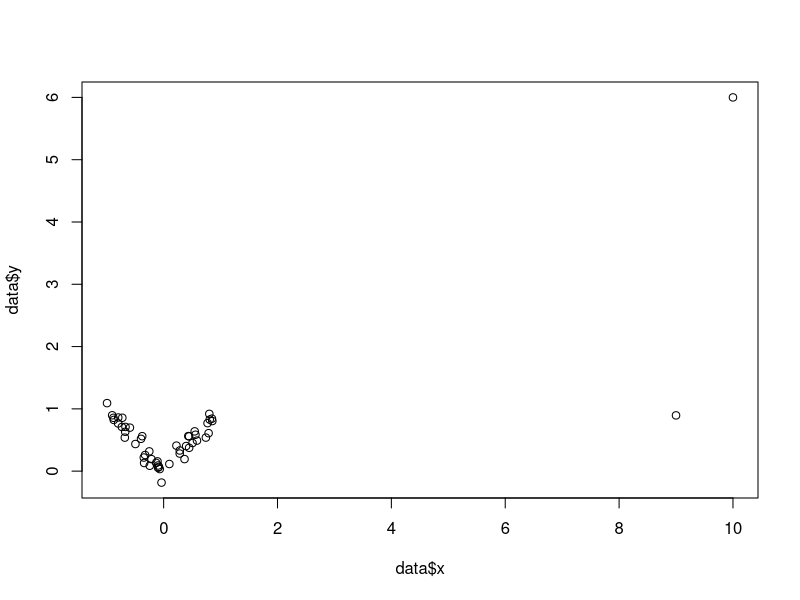

This figure's R source:
# 1 hinge
x=runif(500,min=-1,max=1)
y=x^2+rnorm(500,0,1/4)
data1=data.frame(x,y)
lm1<-lm(y~x,data=data1)
coef(lm1)
sum(lm1$residuals^2)

x=runif(500,min=0,max=pi)
y=sin(x)+rnorm(500,0,1/20)
data2=data.frame(x,y)
lm2<-lm(y~x,data=data2)
coef(lm2)
sum(lm2$residuals^2)

x=runif(1000,min=2,max=50)
y=log(x)+rnorm(1000,0,1/4)
data3=data.frame(x,y)
lm3<-lm(y~x,data=data3)
coef(lm3)
sum(lm3$residuals^2)

# 2 hinge
x=runif(1000,min=0,max=3)
y=x*(x-1)*(x-3)+rnorm(1000,0,1/4)
data4=data.frame(x,y)
lm4<-lm(y~x,data=data4)
coef(lm4)

x=runif(1000,min = 0,max=2*pi)
y=sin(x)+rnorm(1000,0,1/4)
data5=data.frame(x,y)
lm5<-lm(y~x,data=data5)
coef(lm5)


x=runif(1000,min=2,max=50)
y=log(x)+rnorm(1000,0,1/6)
data7=data.frame(x,y)
lm7<-lm(y~x,data=data1)
coef(lm7)

# 3 hinge
x=runif(1000,min=0,max=5)
y=x*(x-1)*(x-3)*(x-5)+rnorm(1000,0,1)
data6=data.frame(x,y)
lm6<-lm(y~x,data=data6)
coef(lm6)

x=runif(1000,min=-2,max=2)
y=x^2+rnorm(1000,0,1/20)
data61=data.frame(x,y)


#inbalanced data set
x1=runif(500,min=-4,max=-3.5)
x2=runif(50,min=-3.5,max=1)
x3=runif(500,min=1,max=1.5)
x4=runif(100,min=1.5,max=4)
x5=runif(1000,min=4,max=4.5)
x=c(x1,x2,x3,x4,x5)

y=x^2+rnorm(length(x),0,1)
data8=data.frame(x,y)
lm8<-lm(y~x,data=data8)
coef(lm8)
sum(lm8$residuals^2)




#Discrete Data cloud problem
x1=runif(500,min=-4,max=-3.5)
x2=runif(100,min=1,max=3)
x=c(x1,x2)
y=abs(x)+rnorm(600,0,1/3)
data9=data.frame(x,y)
#comment if the function is noiseless then the hinge is robust
#but if the data is with noise then the hinge is not robust and
# the more distance between data cloud the less robust it became


#Non convergence of algorithm for any hinge
x=runif(500,min=-2,max=2)
y=x^2+rnorm(500,0,1/4)
data91=data.frame(x,y)
lm91<-lm(y~x,data=data91)
coef(lm1)
sum(lm1$residuals^2)
# hinge at 3 do not use damped  algo.


#outlier data
#x axis
x=runif(50,min=-1,max=1)
x=sort(x)
y=abs(x)+rnorm(50,0,1/10)
data10=data.frame(x,y)
data10[c(49:50),1]=c(9,10)
data10[50,2]=c(6)
data=data10
plot(data$x,data$y)

